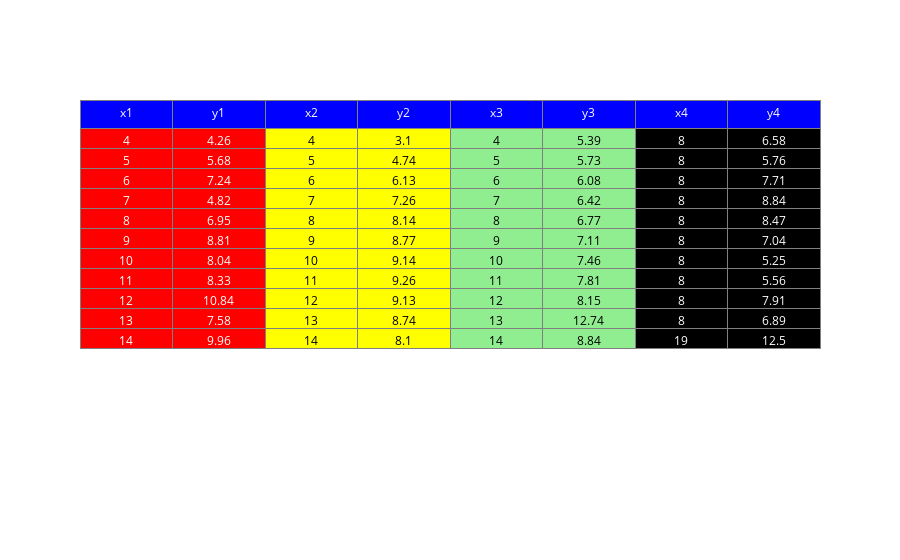

This figure's notebook cell:
### Code cell
trace = go.Table(
    header=dict(values=list(df.columns),
                fill = dict(color='blue'),
                align = ['center'],
                font = dict(color = 'white')
               ),

    cells=dict(values=[df.x1, df.y1,
                       df.x2, df.y2,
                       df.x3, df.y3,
                       df.x4, df.y4],
               fill = dict(color=['red', 'red', 'yellow', 'yellow', 'lightgreen', 'lightgreen', 'black', 'black']),
               align = ['center'],
               font = dict(color=['white', 'white', 'black', 'black', 'black', 'black', 'white', 'white'])
              )
               )

data = [trace] 
iplot(data)

### Figure 1 — Plotly figure (JSON) as saved in the notebook; plotly's stock layout.template omitted (floating-point values rounded to 4 significant figures)
{"data": [{"cells": {"align": ["center"], "fill": {"color": ["red", "red", "yellow", "yellow", "lightgreen", "lightgreen", "black", "black"]}, "font": {"color": ["white", "white", "black", "black", "black", "black", "white", "white"]}, "values": [[4, 5, 6, 7, 8, 9, 10, 11, 12, 13, 14], [4.26, 5.68, 7.24, 4.82, 6.95, 8.81, 8.04, 8.33, 10.84, 7.58, 9.96], [4, 5, 6, 7, 8, 9, 10, 11, 12, 13, 14], [3.1, 4.74, 6.13, 7.26, 8.14, 8.77, 9.14, 9.26, 9.13, 8.74, 8.1], [4, 5, 6, 7, 8, 9, 10, 11, 12, 13, 14], [5.39, 5.73, 6.08, 6.42, 6.77, 7.11, 7.46, 7.81, 8.15, 12.74, 8.84], [8, 8, 8, 8, 8, 8, 8, 8, 8, 8, 19], [6.58, 5.76, 7.71, 8.84, 8.47, 7.04, 5.25, 5.56, 7.91, 6.89, 12.5]]}, "header": {"align": ["center"], "fill": {"color": "blue"}, "font": {"color": "white"}, "values": ["x1", "y1", "x2", "y2", "x3", "y3", "x4", "y4"]}, "type": "table", "uid": "c6d068ff-8f3f-4f0c-82a8-47aad74acdf7"}], "layout": {}}
